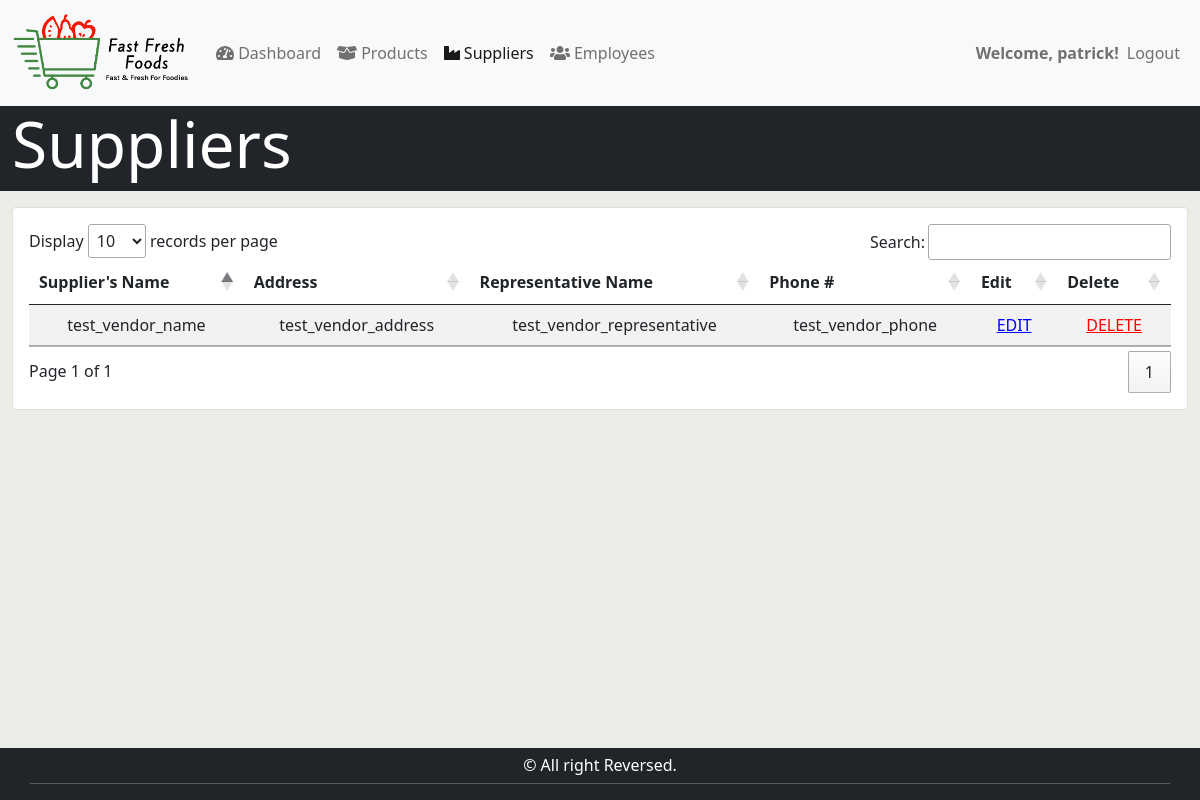
/views/vendors.php (signed in), run on an earlier commit of the app's database.
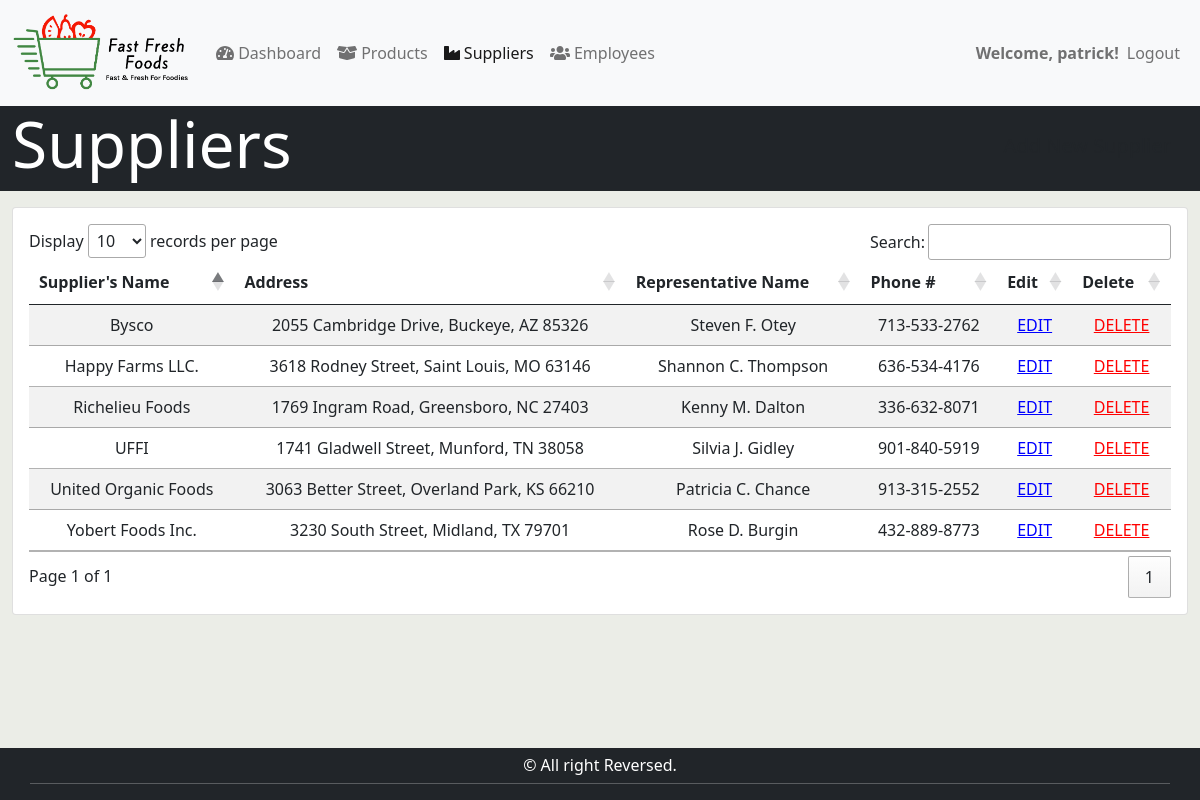
And on a later commit of the database.
### tables this page shows
CREATE TABLE `vendors` (
  `ID` int(11) NOT NULL,
  `vendor_name` varchar(50) NOT NULL,
  `vendor_address` varchar(50) NOT NULL,
  `vendor_representative` varchar(50) NOT NULL,
  `vendor_representative_phone` varchar(50) NOT NULL
);

### views/vendors.php (the view, shortened to what this page needs)
<?php
if (isset($_SESSION["sessionID"])) {
    require "../controller/Database.ref.php"; ?>
<?php require "template/header.php"; ?>
<div class="container-fluid mt-3 mb-5">
    <div class="col-md-12">
        <div class="card text-center">
            <div class="card-body">
                <div class="table-responsive-md">
                    <table id="vendorTable" class="table table-hover table-striped">
                        <thead>
                            <tr>
                                <th scope="col">Supplier's Name</th>
                                <th scope="col">Address</th>
                                <th scope="col">Representative Name</th>
                                <th scope="col">Phone #</th>
                                <th scope="col">Edit</th>
                                <th scope="col">Delete</th>
                            </tr>
                        </thead>
                        <tbody>
                            <?php
                                $join = "SELECT * FROM vendors";
                                $result = mysqli_query($connection, $join);
                                if ($result) {
                                    if (mysqli_num_rows($result) > 0) {
                                        while ($vend = mysqli_fetch_assoc($result)) {
                                ?>
                            <tr>
                                <td><?php echo $vend['vendor_name'] ?></td>
                                <td><?php echo $vend['vendor_address'] ?></td>
                                <td><?php echo $vend['vendor_representative'] ?></td>
                                <td><?php echo $vend['vendor_representative_phone'] ?></td>
                                <td>
                                    <a href="../controller/editvendor.php?id=<?php echo $vend['ID'] ?>"
                                        style="color:blue"> EDIT</a>
                                </td>
                                <td>
                                    <a href="../controller/deletevendor.php?id=<?php echo $vend['ID'] ?>"
                                        style="color:red"> DELETE</a>
                                </td>
                            </tr>
                            <?php
                                        }
                                    }
                                }
                                ?>
                        </tbody>
                    </table>
                </div>
            </div>
        </div>
    </div>
</div>
<?php require "template/footer.php"; ?>
<?php
} else {
    header("Location: ../index.php");
    exit();
}
?>

### views/template/header.php (shortened to what this page needs)
<?php
$selected_page = basename($_SERVER['PHP_SELF']);
?>
<!DOCTYPE html>
<html>
    <head>
        <link rel="stylesheet" href="https://cdn.jsdelivr.net/npm/bootstrap@5.0.0-beta1/dist/css/bootstrap.min.css">
        <link rel="stylesheet" type="text/css" href="https://cdn.datatables.net/1.10.24/css/jquery.dataTables.css">
    </head>
    <body class="d-flex flex-column min-vh-100" style=" background-color: #ebede7;">
        <nav class="navbar navbar-expand-md navbar-light bg-light">
            <div class="container-fluid">
                <a class="navbar-brand" href="dashboard.php"><img style="height: 80px; width: 180px; object-fit:cover;"
                        src="img/logo.png"></a>
                <div class="collapse navbar-collapse" id="navbarNavAltMarkup">
                    <div class="navbar-nav">
                        <a class="<?php if ($selected_page == 'dashboard.php') echo 'active'; ?> nav-link"
                            aria-current="page" href="dashboard.php"><i class="fas fa-tachometer-alt"></i> Dashboard</a>
                        <a class="<?php if ($selected_page == 'products.php') echo 'active'; ?> nav-link"
                            href="products.php"><i class="fas fa-box-open"></i> Products</a>
                        <a class="<?php if ($selected_page == 'vendors.php') echo 'active'; ?> nav-link"
                            href="vendors.php"><i class="fas fa-industry"></i> Suppliers</a>
                        <a class="<?php if ($selected_page == 'employees.php') echo 'active'; ?> nav-link"
                            href="employees.php"><i class="fas fa-users"></i> Employees</a>
                    </div>
                    <div class="navbar-nav ms-auto">
                        <span class="navbar-text"><b>Welcome, <?php echo $_SESSION["sessionName"] ?>!</b></span>
                        <a class="nav-link" href="../controller/logout.action.php">Logout</a>
                    </div>
                </div>
            </div>
        </nav>
        <div class="container-fluid bg-dark">
            <div class="row list-inline">
                <div class="col-6">
                    <h1 class="display-3 list-inline-item text-white">
                        <?php if ($selected_page == 'vendors.php') echo 'Suppliers'; ?>
                    </h1>
                </div>
                <div class="col-2"></div>
                <div class="col-4">
                    <?php if ($selected_page == 'vendors.php') echo ' <a href="#" class="btn btn-lg list-inline-item mt-3" type="button" style="float: right;">Add New Supplier</a>'; ?>
                </div>
            </div>
        </div>

### views/template/footer.php
<section id="footer" class="container-fluid mt-auto bg-dark text-white">
    <div class="container">
        <div class="row">
            <div class="col-xs-12 col-sm-12 col-md-12 mt-2 mt-sm-2 text-center">
                <p class="h6"> © All right Reversed.</p>
            </div>
            <hr>
        </div>
    </div>
</section>
</body>
</html>

What changed in the data, as far as the page shows it:
removed vendors: vendor_name "test_vendor_name", vendor_address "test_vendor_address", vendor_representative "test_vendor_representative", vendor_representative_phone "test_vendor_phone"
added vendors: vendor_name "Bysco", vendor_address "2055 Cambridge Drive, Buckeye, AZ 85326", vendor_representative "Steven F. Otey", vendor_representative_phone "713-533-2762"
added vendors: vendor_name "Happy Farms LLC.", vendor_address "3618 Rodney Street, Saint Louis, MO 63146", vendor_representative "Shannon C. Thompson", vendor_representative_phone "636-534-4176"
added vendors: vendor_name "UFFI", vendor_address "1741 Gladwell Street, Munford, TN 38058", vendor_representative "Silvia J. Gidley", vendor_representative_phone "901-840-5919"
added vendors: vendor_name "Yobert Foods Inc.", vendor_address "3230 South Street, Midland, TX 79701", vendor_representative "Rose D. Burgin", vendor_representative_phone "432-889-8773"
added vendors: vendor_name "United Organic Foods", vendor_address "3063 Better Street, Overland Park, KS 66210", vendor_representative "Patricia C. Chance", vendor_representative_phone "913-315-2552"
added vendors: vendor_name "Richelieu Foods", vendor_address "1769 Ingram Road, Greensboro, NC 27403", vendor_representative "Kenny M. Dalton", vendor_representative_phone "336-632-8071"
